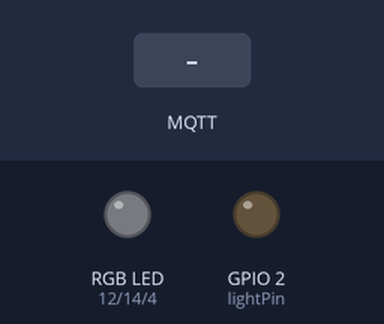
Simulated run of this sketch. Board: ESP8266 (NodeMCU). Parts: an RGB LED mixed from three pins (HIGH = lit), output pins drawn as LEDs (lit = HIGH). Inputs (shaded band) come from the test bench. Dim RGB values are drawn brighter than linear; WiFi joins after 1.5 s; servers stay silent unless stated; no MQTT or app messages arrive unless stated; what the sketch prints to the serial monitor is not drawn.

Above: at 2.7 s.
2.8 s: MQTT message "1" arrives on the first subscribed topic
At 3.11 s:
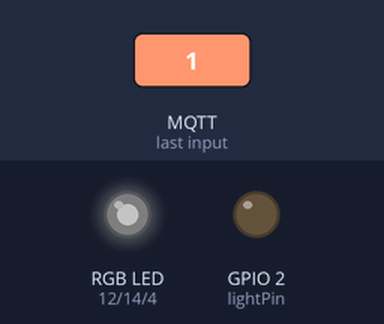
5.8 s: MQTT message "home/RGB_Light/color" arrives on the first subscribed topic
At 6.06 s:
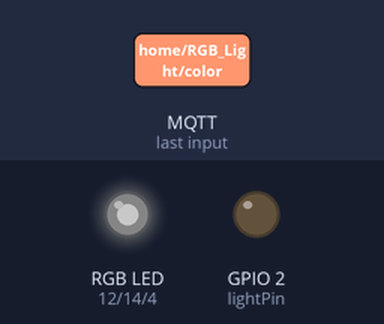
Timing chart, 0 to 8.8 s (numbered marks = the images above; inputs shaded):
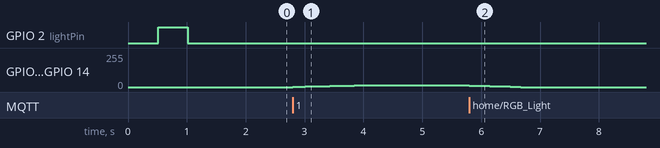

Measured:
- after the input at 2.8 s, GPIO 4 (B), GPIO 12 (R), GPIO 14 (G): moves from 0/255 to 12/255 over 1.0 s, starting at once
- after the input at 5.8 s, GPIO 4 (B), GPIO 12 (R), GPIO 14 (G): moves from 12/255 to 0/255 over 0.87 s, starting at once

The sketch:

RGB_Lighting_V1.ino
```cpp
#include <ESP8266WiFi.h>
#include <PubSubClient.h>
#include <Servo.h>
#include <ArduinoOTA.h>
extern "C" {
  #include "user_interface.h"
}

//-------------- String declairation--------------------------
const char* ssid = "LakeViewWiFi";
const char* password = "P@ssLakeView";
const char* mqtt_server = "192.168.2.12";
const char* mqtt_uname = "onkar20";
const char* mqtt_pass = "onkar20";
const char* mqtt_device_name = "RGB_light";
const char* ota_device_name = "RGB_light";
const char* ota_password = "onkar20";

//-------------variable declaration
#define serialEnable
const int R = 12;
const int G = 14;
const int B = 4;
long lastMsg = 0;
char msg[50];
int value = 0;
const int lightPin = 2;
int wait = 10;
int pattern = 0;

int redValueCurrent = 0;
int greenValueCurrent = 0;
int blueValueCurrent = 0;

int redValueNext = 0;
int greenValueNext = 0;
int blueValueNext = 0;

String greenLedVal = "0";
String redLedVal = "0";
String blueLedVal = "0";

WiFiClient espClient;
PubSubClient client(espClient);

//----------------------------------------------------------------------------------
void setup() {
  pinMode(lightPin, OUTPUT);     // Initialize the BUILTIN_LED pin as an output
  pinMode(R, OUTPUT);
  pinMode(G, OUTPUT);
  pinMode(B, OUTPUT);

  #ifdef serialEnable
    Serial.begin(115200);
  #endif

  setup_wifi();
  setup_OTA();

  client.setServer(mqtt_server, 1883);
  client.setCallback(callback);
  digitalWrite(lightPin, LOW);
  analogWrite(R, 0);
  analogWrite(G, 0);
  analogWrite(B, 0);
}

//----------------------------------------------------------------------------------------------------
void setup_OTA() {
  // Port defaults to 8266
  ArduinoOTA.setPort(8266);

  // Hostname defaults to esp8266-[ChipID]
  ArduinoOTA.setHostname(ota_device_name);

  // No authentication by default
  ArduinoOTA.setPassword((const char *)ota_password);

  #ifdef serialEnable
    ArduinoOTA.onStart([]() {
      Serial.println("Start");
    });
    ArduinoOTA.onEnd([]() {
      Serial.println("\nEnd");
    });
    ArduinoOTA.onProgress([](unsigned int progress, unsigned int total) {
      Serial.printf("Progress: %u%%\r", (progress / (total / 100)));
    });
    ArduinoOTA.onError([](ota_error_t error) {
      Serial.printf("Error[%u]: ", error);
      if (error == OTA_AUTH_ERROR) Serial.println("Auth Failed");
      else if (error == OTA_BEGIN_ERROR) Serial.println("Begin Failed");
      else if (error == OTA_CONNECT_ERROR) Serial.println("Connect Failed");
      else if (error == OTA_RECEIVE_ERROR) Serial.println("Receive Failed");
      else if (error == OTA_END_ERROR) Serial.println("End Failed");
    });
  #endif
  ArduinoOTA.begin();
}
//----------------------------------------------------------------------------------------------------
void setup_wifi() {
  delay(10);
  // We start by connecting to a WiFi network
  Serial.println();
  Serial.print("Connecting to ");
  Serial.println(ssid);
  //for Light sleep
  WiFi.mode(WIFI_STA);
  wifi_set_sleep_type(LIGHT_SLEEP_T);

  WiFi.begin(ssid, password);

  while (WiFi.status() != WL_CONNECTED) {
    delay(500);
    Serial.print(".");
    digitalWrite(lightPin, !digitalRead(lightPin));
  }

  digitalWrite(lightPin, HIGH);
  Serial.println("");
  Serial.println("WiFi connected");
  Serial.println("IP address: ");
  Serial.println(WiFi.localIP());
}
//----------------------------------------------------------------------------------------------------
void callback(char* topic, byte* payload, unsigned int length) {
  Serial.print("Message arrived new [");
  Serial.print(topic);
  Serial.print("] ");

  if (strcmp(topic,"home/RGB_Light/color")==0)
  {
    pattern = 0;
    String stringOne = (char*)payload;
    Serial.println(stringOne);

    // find first ; in the string
    int firstClosingBracket = stringOne.indexOf(';')+1;

    // find second ; in the string
    int secondOpeningBracket = firstClosingBracket + 1;
    int secondClosingBracket = stringOne.indexOf(';', secondOpeningBracket);

    // find the third ; in the string
    int thirdOpeningBracket = secondClosingBracket + 1;
    int thirdClosingBracket = stringOne.indexOf(';', thirdOpeningBracket);

    // using the locations of ; find values
    greenLedVal = stringOne.substring(0 , (firstClosingBracket - 1));
    redLedVal = stringOne.substring(firstClosingBracket , secondClosingBracket);
    blueLedVal = stringOne.substring((secondClosingBracket +1) , thirdClosingBracket);

    //setColor(redLedVal.toInt()*10.24, greenLedVal.toInt()*10.24, blueLedVal.toInt()*10.24);
    crossFade(redLedVal.toInt()*5.12, greenLedVal.toInt()*5.12, blueLedVal.toInt()*5.12);
  }

  if (strcmp(topic,"home/RGB_Light/pattern")==0)
  {
    pattern = (char)payload[0];
  }
}

//----------------------------------------------------------------------------------------------------
void reconnect() {
  // Loop until we're reconnected
  while (!client.connected()) {
    Serial.print("Attempting MQTT connection...");
    // Attempt to connect
    if (client.connect(mqtt_device_name, mqtt_uname, mqtt_pass)) {
      Serial.println("connected");
      client.subscribe("home/RGB_Light/color");
      client.subscribe("home/RGB_Light/pattern");
    } else {
      Serial.print("failed, rc=");
      Serial.print(client.state());
      Serial.println(" try again in 5 seconds");
      // Wait 5 seconds before retrying
      delay(5000);
    }
  }
}
//----------------------------------------------------------------------------------------------------
/* BELOW THIS LINE IS THE MATH -- YOU SHOULDN'T NEED TO CHANGE THIS FOR THE BASICS
*
* The program works like this:
* Imagine a crossfade that moves the red LED from 0-10,
*   the green from 0-5, and the blue from 10 to 7, in
*   ten steps.
*   We'd want to count the 10 steps and increase or
*   decrease color values in evenly stepped increments.
*   Imagine a + indicates raising a value by 1, and a -
*   equals lowering it. Our 10 step fade would look like:
*
*   1 2 3 4 5 6 7 8 9 10
* R + + + + + + + + + +
* G   +   +   +   +   +
* B     -     -     -
*
* The red rises from 0 to 10 in ten steps, the green from
* 0-5 in 5 steps, and the blue falls from 10 to 7 in three steps.
*
* In the real program, the color percentages are converted to
* 0-255 values, and there are 1020 steps (255*4).
*
* To figure out how big a step there should be between one up- or
* down-tick of one of the LED values, we call calculateStep(),
* which calculates the absolute gap between the start and end values,
* and then divides that gap by 1020 to determine the size of the step
* between adjustments in the value.
*/

int calculateStep(int prevValue, int endValue) {
  int step = endValue - prevValue; // What's the overall gap?
  if (step) {                      // If its non-zero,
    step = 1020/step;              //   divide by 1020
  }
  return step;
}

/* The next function is calculateVal. When the loop value, i,
*  reaches the step size appropriate for one of the
*  colors, it increases or decreases the value of that color by 1.
*  (R, G, and B are each calculated separately.)
*/

int calculateVal(int step, int val, int i) {

  if ((step) && i % step == 0) { // If step is non-zero and its time to change a value,
    if (step > 0) {              //   increment the value if step is positive...
      val += 1;
    }
    else if (step < 0) {         //   ...or decrement it if step is negative
      val -= 1;
    }
  }
  // Defensive driving: make sure val stays in the range 0-255
  if (val > 511) {
    val = 511;
  }
  else if (val < 0) {
    val = 0;
  }
  return val;
}

/* crossFade() converts the percentage colors to a
*  0-255 range, then loops 1020 times, checking to see if
*  the value needs to be updated each time, then writing
*  the color values to the correct pins.
*/

void crossFade(int red, int green, int blue) {

  int stepR = calculateStep(redValueCurrent, red);
  int stepG = calculateStep(greenValueCurrent, green);
  int stepB = calculateStep(blueValueCurrent, blue);

  for (int i = 0; i <= 1020; i++) {
    redValueNext = calculateVal(stepR, redValueNext, i);
    greenValueNext = calculateVal(stepG, greenValueNext, i);
    blueValueNext = calculateVal(stepB, blueValueNext, i);

    setColorOutput(redValueNext, greenValueNext, blueValueNext);

    delay(1); // Pause for 'wait' milliseconds before resuming the loop

  }
  // Update current values for next loop

  redValueCurrent = redValueNext;
  greenValueCurrent = greenValueNext;
  blueValueCurrent = blueValueNext;
}

void setColorOutput(int redValue, int greenValue, int blueValue)
{
    analogWrite(R, redValue*2);   // Write current values to LED pins
    analogWrite(G, greenValue*2);
    analogWrite(B, blueValue*2);
}
//----------------------------------------------------------------------------------------------------
void rainbowPattern()
{
  crossFade(512,0,0);   //red
  delay(1000);
  crossFade(512,512,0); //Yellow
  delay(1000);
  crossFade(0,512,0);   //Green
  delay(1000);
  crossFade(0,512,512); //Cyan
  delay(1000);
  crossFade(0,0,512);   //Blue
  delay(1000);
  crossFade(512,0,512); //Magenta
  delay(1000);
}

//----------------------------------------------------------------------------------------------------
void dancePattern()
{
  setColorOutput(512,0,0);
  delay(100);
  setColorOutput(512,512,0);
  delay(100);
  setColorOutput(0,512,0);
  delay(100);
  setColorOutput(0,512,512);
  delay(100);
  setColorOutput(0,0,512);
  delay(100);
  setColorOutput(512,0,512);
  delay(100);
}

//----------------------------------------------------------------------------------------------------
void soothingPattern()
{
  crossFade(512,0,0);   //red
  delay(2000);
  crossFade(0,0,0);     //black
  delay(2000);
  crossFade(512,512,0); //Yellow
  delay(2000);
  crossFade(0,0,0);     //black
  delay(2000);
  crossFade(0,512,0);   //Green
  delay(2000);
  crossFade(0,0,0);     //black
  delay(2000);
  crossFade(0,512,512); //Cyan
  delay(2000);
  crossFade(0,0,0);     //black
  delay(2000);
  crossFade(0,0,512);   //Blue
  delay(2000);
  crossFade(0,0,0);     //black
  delay(2000);
  crossFade(512,0,512); //Magenta
  delay(2000);
  crossFade(0,0,0);     //black
  delay(2000);
}
//----------------------------------------------------------------------------------------------------
void loop() {
  ArduinoOTA.handle();

  if (!client.connected()) {
    reconnect();
  }

  if(pattern != 0)
  {
    switch(pattern){
      case 1:
        rainbowPattern();
        break;

      case 2:
        dancePattern();
        break;

      case 3:
        soothingPattern();
        break;

      //default:
        //crossFade(0,0,0);
    }
  }
  //updateLED();
  //delay(10);
  client.loop();
}
```
